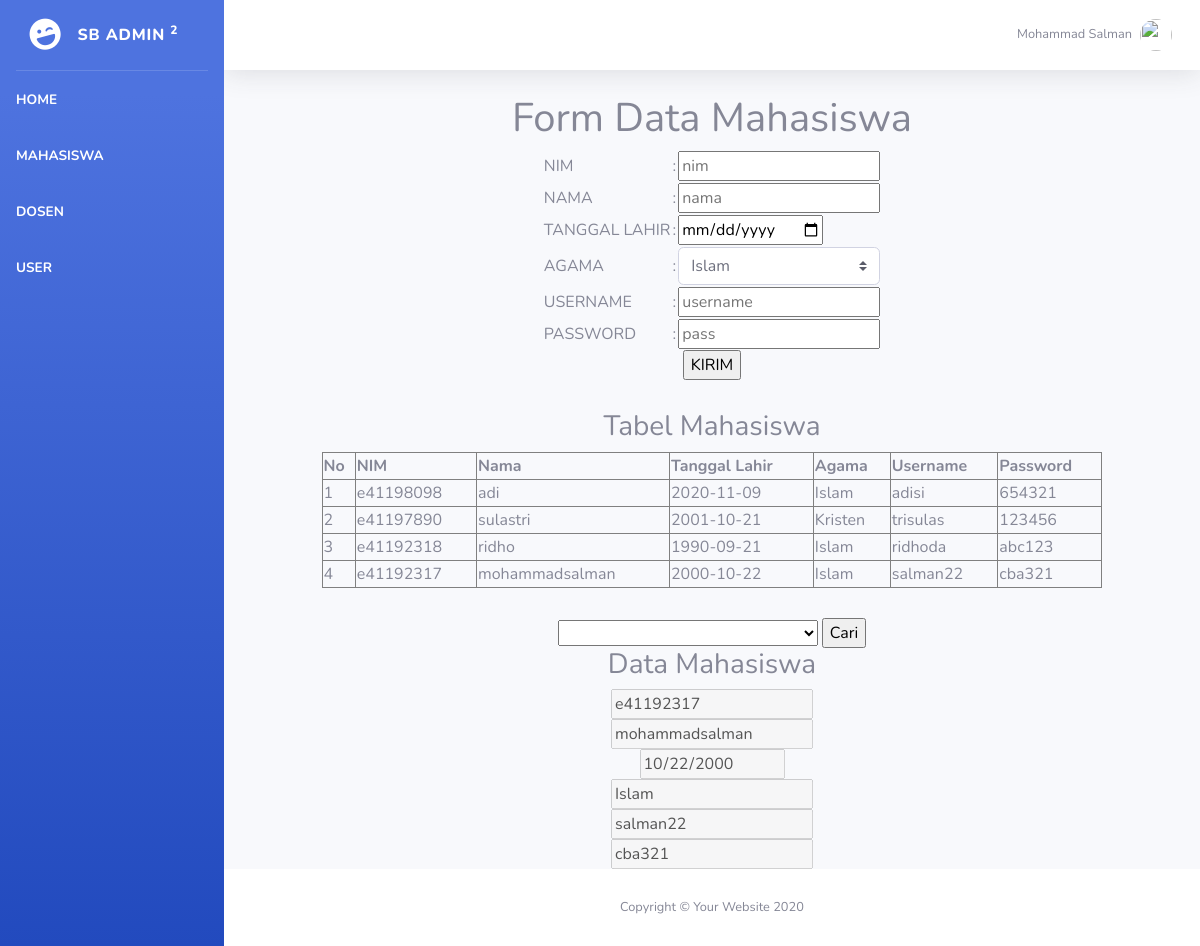
Page /web_bootstrap_mohammad_salman_tugas/mahasiswa.php?nim=e41192317 on the committed database.
### tables this page shows
CREATE TABLE `mahasiswa` (
  `nim` varchar(9) NOT NULL,
  `nama` varchar(50) NOT NULL,
  `tanggal_lahir` date NOT NULL,
  `agama` varchar(20) NOT NULL,
  `username` varchar(30) NOT NULL,
  `password` varchar(20) NOT NULL
);

### web_bootstrap_mohammad_salman_tugas/mahasiswa.php (the view, shortened to what this page needs)
<?php
include_once("config.php");
$result = mysqli_query($mysqli, "SELECT * FROM mahasiswa ORDER BY nim DESC");
?>
<!DOCTYPE html>
<html lang="en">
<head>
  <link href="vendor/fontawesome-free/css/all.min.css" rel="stylesheet" type="text/css">
  <link href="css/sb-admin-2.min.css" rel="stylesheet">
</head>
<body id="page-top">
  <div id="wrapper">
    <?php include "./sidebar.php"?>
    <div id="content-wrapper" class="d-flex flex-column">
      <div id="content">
        <nav class="navbar navbar-expand navbar-light bg-white topbar mb-4 static-top shadow">
          <ul class="navbar-nav ml-auto">
            <li class="nav-item dropdown no-arrow">
              <a class="nav-link dropdown-toggle" href="#" id="userDropdown" role="button" data-toggle="dropdown" aria-haspopup="true" aria-expanded="false">
                <span class="mr-2 d-none d-lg-inline text-gray-600 small">Mohammad Salman</span>
                <img class="img-profile rounded-circle" src="https://source.unsplash.com/QAB-WJcbgJk/60x60">
              </a>
            </li>
          </ul>
        </nav>
      <center>
  <h1>Form Data Mahasiswa</h1>
  <form action="simpan.php" method="POST">
    <table>
      <tr>
        <td>NIM</td>
        <td>:</td>
        <td><input type="text" name="ta" placeholder="nim" onKeyDown="textCounter(this.form.ta,this.form.countDisplay);" onKeyUp="textCounter(this.form.ta,this.form.countDisplay);"></td>
      </tr>
      <tr>
        <td>NAMA</td>
        <td>:</td>
        <td><input type="text" name="nama" placeholder="nama" onkeypress="return huruf(event)" onkeydown="return namafungsi(event)"></td>
      </tr>
      <tr>
        <td>TANGGAL LAHIR</td>
        <td>:</td>
        <td><input type="date" name="tgl_lahir"></td>
      </tr>
      <tr>
        <td>AGAMA</td>
        <td>:</td>
        <td><select class="custom-select" name="agama">
                <option value="Islam">Islam</option>
            </select>
        </td>
      </tr>
      <tr>
        <td>USERNAME</td>
        <td>:</td>
        <td><input type="text" name="username" placeholder="username"></td>
      </tr>
      <tr>
        <td>PASSWORD</td>
        <td>:</td>
        <td><input type="password" name="password" placeholder="pass"></td>
      </tr>
    </table>
    <center><input type="submit" name="" value="KIRIM"></center>
    <h3 style="margin-top: 30px;">Tabel Mahasiswa</h3>
    <table width='80%' border=1>
      <tr>
        <th>No</th> <th>NIM</th> <th>Nama</th> <th>Tanggal Lahir</th> <th>Agama</th> <th>Username</th> <th>Password</th>
      </tr>
    <?php
      $no=1;
      while($user_data = mysqli_fetch_array($result)) {
          echo "<tr>";
          echo "<td>".$no++."</td>";
          echo "<td>".$user_data['nim']."</td>";
          echo "<td>".$user_data['nama']."</td>";
          echo "<td>".$user_data['tanggal_lahir']."</td>";
          echo "<td>".$user_data['agama']."</td>";
          echo "<td>".$user_data['username']."</td>";
          echo "<td>".$user_data['password']."</td>";
      }
    ?>
    </table>
    </form>
<form>
    <div style="margin-top: 30px;">
    <form method="GET">
      <select name="nim">
        <option value=""></option>
          <?php
            $result = mysqli_query($mysqli,"SELECT * FROM mahasiswa");
            while($user_data = mysqli_fetch_array($result)){
              ?>
                <option value="<?=$user_data['nim']?>"><?=$user_data['nim']." - ".$user_data['nama']?></option>
          <?php
        }
       ?>
      </select>
      <input type="submit" value="Cari">
    </form>
    <?php
      if (isset($_GET['nim'])) {
        if ($_GET['nim']!="") {
          $result = mysqli_query($mysqli,"SELECT * FROM mahasiswa WHERE nim='".$_GET['nim']."'");
          $user_data = mysqli_fetch_assoc($result);
          ?>
          <form>
          <h3>Data Mahasiswa</h3>
            <input type="text" name="nim" placeholder="nim" disabled value="<?=$user_data['nim']?>"><br>
            <input type="text" name="nama" placeholder="nama" disabled value="<?=$user_data['nama']?>"><br>
            <input type="date" name="tgl_lahir" placeholder="tgl" disabled value="<?=$user_data['tanggal_lahir']?>"><br>
            <input type="text" name="agama" placeholder="agama" disabled value="<?=$user_data['agama']?>"><br>
            <input type="text" name="username" placeholder="username" disabled value="<?=$user_data['username']?>"><br>
            <input type="text" name="password" placeholder="alamat" disabled value="<?=$user_data['password']?>"><br>
          </form>
          <?php
        }else{
          echo "Oops Nim harus di isi";
        }
      }
     ?>
  </div>
</form>
      <footer class="sticky-footer bg-white">
        <div class="container my-auto">
          <div class="copyright text-center my-auto">
            <span>Copyright &copy; Your Website 2020</span>
          </div>
        </div>
      </footer>
    </div>
  </div>
</body>
</html>

### rows in the picture
mahasiswa: nim "e41198098", nama "adi", tanggal_lahir "2020-11-09", agama "Islam", username "adisi", password "654321"
mahasiswa: nim "e41197890", nama "sulastri", tanggal_lahir "2001-10-21", agama "Kristen", username "trisulas", password "123456"
mahasiswa: nim "e41192318", nama "ridho", tanggal_lahir "1990-09-21", agama "Islam", username "ridhoda", password "abc123"
mahasiswa: nim "e41192317", nama "mohammadsalman", tanggal_lahir "2000-10-22", agama "Islam", username "salman22", password "cba321", tgl_lahir "10/22/2000"
